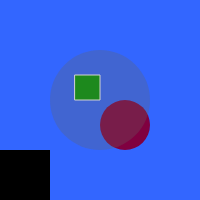
Frame 1 (no input)
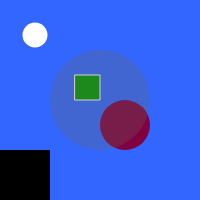
Frame 60 (no input)
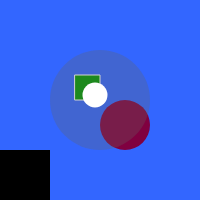
Frame 120 (the mouse pressed at the canvas centre since frame 60)

The p5.js sketch that drew these frames (run headless with seeded random() and noise() and a simulated clock; from frame 60 on, the mouse is pressed at the canvas centre):

// p5.js sketch
// ── sketch.js
var x = -24
var y = -24

function setup() {
  createCanvas(200,200)
  frameRate(25)
}

function draw() {
  background(51,102,255)
   fill(0,153,0)
   stroke(255)
  rect(75,75,25,25)
   fill(128,0,64)
   noStroke()
  ellipse(125,125,50,50)
   fill(100,75)
  ellipse(100,100,100,100)
   fill(255)
   noStroke()
  ellipse(x,y,25,25)
    fill(0)
  rect(0,150,50,50)
  
  x = x + 1
  y = y + 1
  
  if (x > 35 && y > 35) {
    fill(255,0,0)
  }
  
  }
